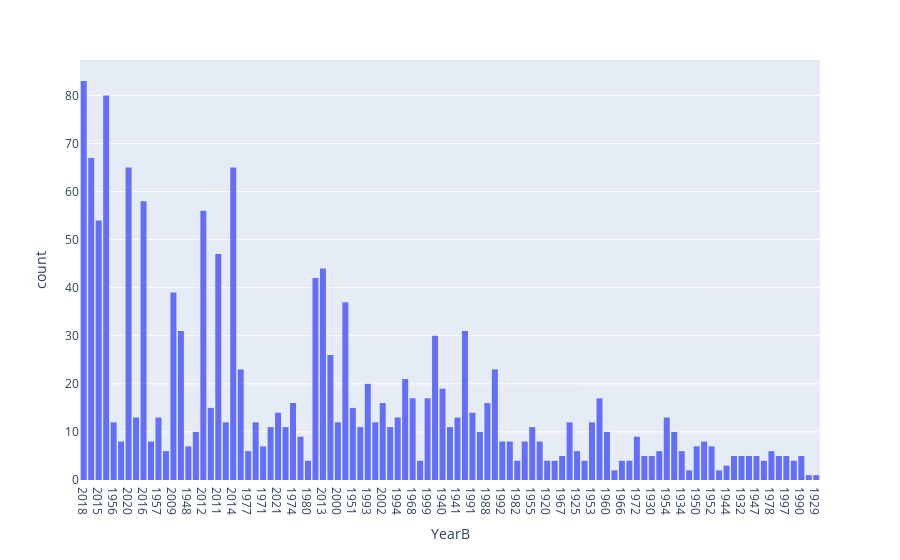

The code cell stored with this chart in its notebook:
### Code cell
fig4 = px.histogram(rt_df, x="YearB")
fig4.show()

### Figure 1 — Plotly figure (JSON) as saved in the notebook; plotly's stock layout.template omitted (floating-point values rounded to 4 significant figures; data arrays with more than 128 entries replaced by an {"elided": "..."} marker saying what was removed)
{"data": [{"alignmentgroup": "True", "bingroup": "x", "hovertemplate": "YearB=%{x}<br>count=%{y}<extra></extra>", "legendgroup": "", "marker": {"color": "#636efa", "pattern": {"shape": ""}}, "name": "", "offsetgroup": "", "orientation": "v", "showlegend": false, "type": "histogram", "x": {"elided": "1612 str values"}, "xaxis": "x", "yaxis": "y"}], "layout": {"barmode": "relative", "legend": {"tracegroupgap": 0}, "margin": {"t": 60}, "xaxis": {"anchor": "y", "domain": [0, 1], "title": {"text": "YearB"}}, "yaxis": {"anchor": "x", "domain": [0, 1], "title": {"text": "count"}}}}
